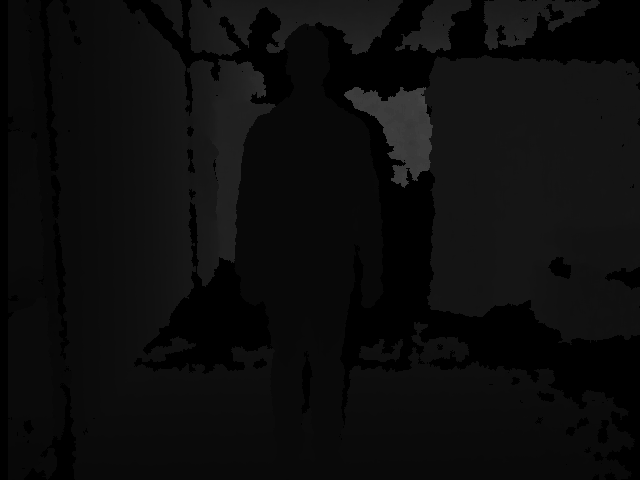
#> input picture Analisi di immagini e dati volumetrici/Python/1. Acquisizione/000_000595-b_8409599_depth.pgm, 640 x 480 px
$ python cloudpoint.py
#> lines starting #> are read from the running program, lines starting #| are printed output that depends on the picture; after the words box and inside, x2 and y2 are one past the last pixel; in counts of white or black regions, pixels touching at a corner belong together
import pathlib
import numpy as np
import matplotlib.pyplot as plt
import imageio.v2 as imageio

# Back-project a depth image to a 3D point cloud

# Intrinsic camera matrix

K = np.array([[575.8, 0.0, 319.5],
              [0.0, 575.8, 239.5],
              [0.0,   0.0,   1.0]])

fx, fy = K[0, 0], K[1, 1]
cx, cy = K[0, 2], K[1, 2]

# Load depth image (the .pgm supplied with the repo)

depth_path = pathlib.Path('000_000595-b_8409599_depth.pgm')
if not depth_path.is_file():
    raise FileNotFoundError(f'Depth image not found: {depth_path}')
depth = imageio.imread(depth_path).astype(np.float64)   # shape (H, W)
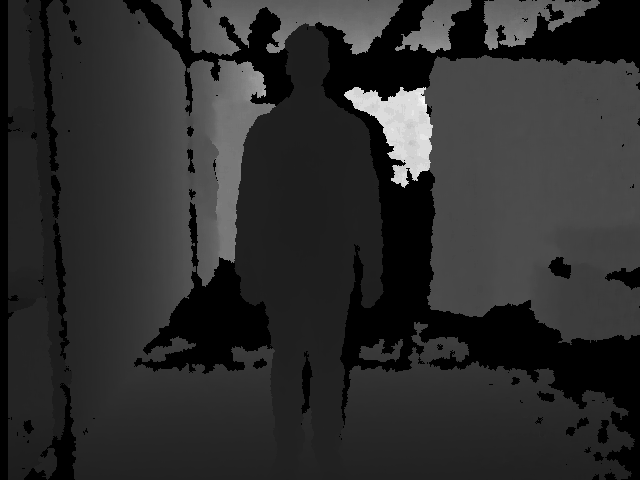
#> depth: shape (480, 640) float64; min 0, max 18272, mean 3232.9; drawn with min black and max white

# Back-projection (vectorised – no Python loops!)

# Create a grid of pixel coordinates (x = column index, y = row index)
H, W = depth.shape
#> H = 480; W = 640
u = np.arange(W)            # columns 0 .. W-1
#> u = 640 values from 0 to 639
v = np.arange(H)            # rows    0 .. H-1
#> v = 480 values from 0 to 479
uu, vv = np.meshgrid(u, v)  # shape (H, W)

# Convert only non-zero depth pixels
valid = depth != 0
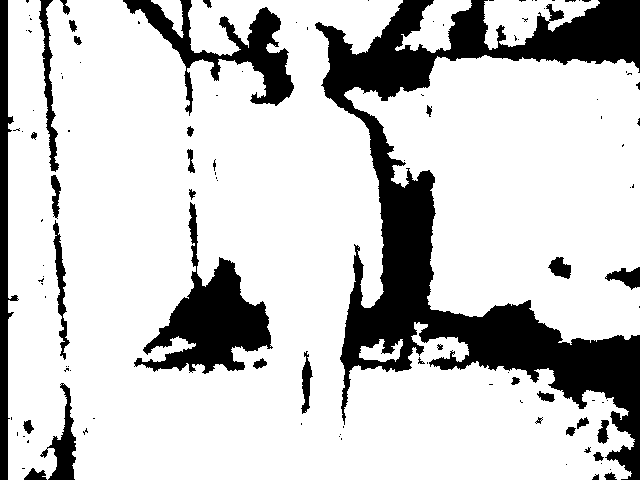
#> valid: shape (480, 640) bool; 79.1% white; 115 black regions (79 under 20 px), largest, box (x1, y1, x2, y2) and area: (315, 0, 640, 480) 40399, (134, 202, 273, 374) 8097, (123, 0, 294, 116) 5363
x = (uu[valid] - cx) * depth[valid] / fx
y = (vv[valid] - cy) * depth[valid] / fy
z = depth[valid]

point_cloud = np.stack([x, y, z], axis=1)   # (N, 3)

# Visualisation – two sub-plots
plt.figure(figsize=(12, 6))

# Depth image
plt.subplot(1, 2, 1)
plt.imshow(depth, cmap='gray')
plt.title('Depth image')
plt.axis('off')

# 3D point cloud
ax = plt.subplot(1, 2, 2, projection='3d')
ax.scatter(point_cloud[:, 0],
           point_cloud[:, 1],
           point_cloud[:, 2],
           c='r', s=0.5)
ax.set_xlabel('X')
ax.set_ylabel('Y')
ax.set_zlabel('Z')
ax.set_title('Point cloud')
ax.view_init(elev=30, azim=-60)   # optional, nicer view
plt.show()
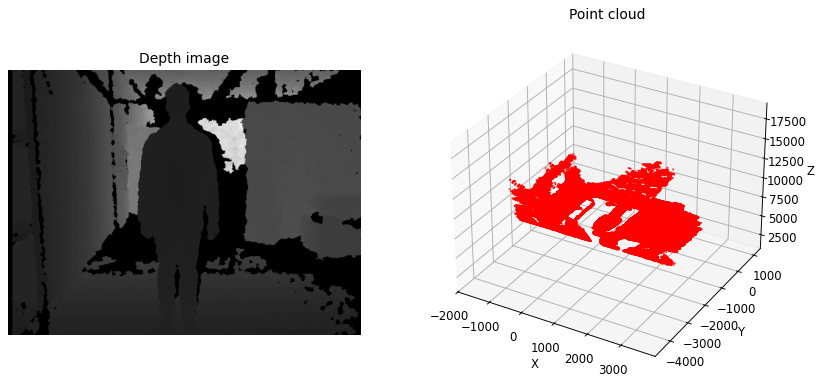
#> figure drawn by matplotlib, 2 panels

# Print the intrinsic matrix
print('Perspective projection matrix:')
print(K)
